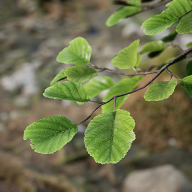
#> input picture Code/BlackAlder.png, 192 x 192 px
$ python imhsv.py
#> lines starting #> are read from the running program, lines starting #| are printed output that depends on the picture; after the words box and inside, x2 and y2 are one past the last pixel; in counts of white or black regions, pixels touching at a corner belong together
#Version 1.0(Final)
#Importing Packages
import cv2
from cv2 import imread
from cv2 import imshow
import numpy


#Creating An Null Function For TrackBar Usage
def empty(a):
  pass

def mask(b):

 #Importing Image
#> called with b = 'BlackAlder.png'
 loc = b
 read = cv2.imread(loc)
#> read is the input picture: shape (192, 192, 3); mean B, G, R 77.3, 114.7, 111.5

 #Resizing The Image For A Better Display On The Screen
 resize = cv2.resize(read,(400,500))
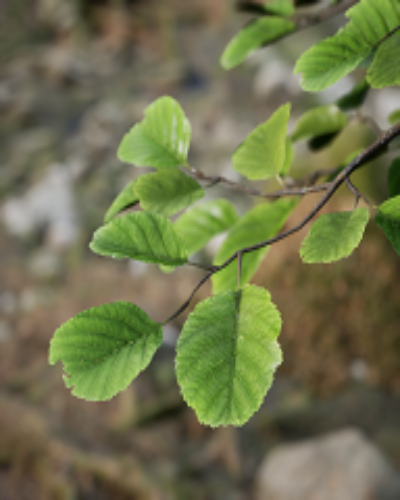
#> resize: shape (500, 400, 3); mean B, G, R 77.2, 114.6, 111.4

 #Creating TrackBars
 cv2.namedWindow("TrackBars")
 cv2.resizeWindow("TrackBars",640,240)

 #Giving Range Limit To TrackBars
 cv2.createTrackbar("Hue Min","TrackBars",0,179,empty)
#> slider 'Hue Min' is set to 35
 cv2.createTrackbar("Hue Max","TrackBars",179,179,empty)
 cv2.createTrackbar("Sat Min","TrackBars",0,255,empty)
#> slider 'Sat Min' is set to 51
 cv2.createTrackbar("Sat Max","TrackBars",255,255,empty)
 cv2.createTrackbar("Val Min","TrackBars",0,255,empty)
#> slider 'Val Min' is set to 51
 cv2.createTrackbar("Val Max","TrackBars",255,255,empty)

 #Creating Masking Parameters
 while True:

 #Converting The Image To Gray Scale For Better Recognition
  HSV = cv2.cvtColor(resize,cv2.COLOR_BGR2HSV)
#> HSV: shape (500, 400, 3); mean H, S, V 28.6, 90.5, 120.6

  hue_min = cv2.getTrackbarPos("Hue Min","TrackBars")
  hue_max = cv2.getTrackbarPos("Hue Max","TrackBars")
  sat_min = cv2.getTrackbarPos("Sat Min","TrackBars")
  sat_max = cv2.getTrackbarPos("Sat Max","TrackBars")
  val_min = cv2.getTrackbarPos("Val Min","TrackBars")
  val_max = cv2.getTrackbarPos("Val Max","TrackBars")

  #Grouping Min Value Parameters
  lower = numpy.array([hue_min,sat_min,val_min])

  #Grouping Max Value Parameters
  upper = numpy.array([hue_max,sat_max,val_max])

  #Masking Out Image Using Above Parameters
  mask = cv2.inRange(HSV,lower,upper)
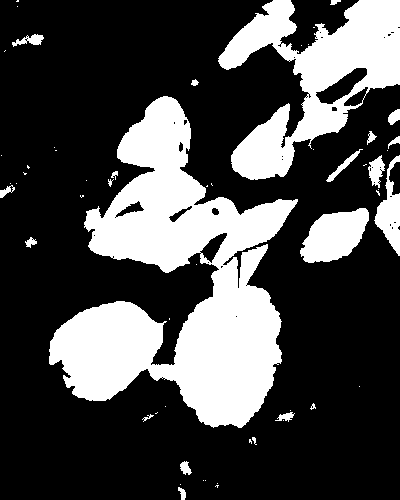
#> mask: shape (500, 400); 28.6% white; 57 white regions (35 under 20 px), largest, box (x1, y1, x2, y2) and area: (49, 96, 298, 428) 37266, (218, 0, 400, 180) 14441, (300, 208, 369, 263) 2523
  MaskResult = cv2.bitwise_and(resize,resize,mask=mask)
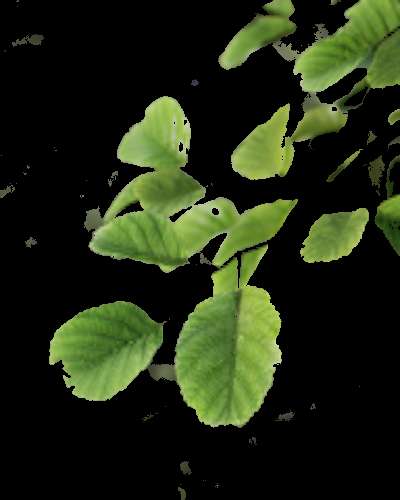
#> MaskResult: shape (500, 400, 3); mean B, G, R 18.9, 41.6, 32.6

  #Black And White Mask
  #cv2.imshow('Mask',mask)

  #Exporting Images
  stack = numpy.hstack((MaskResult,resize))
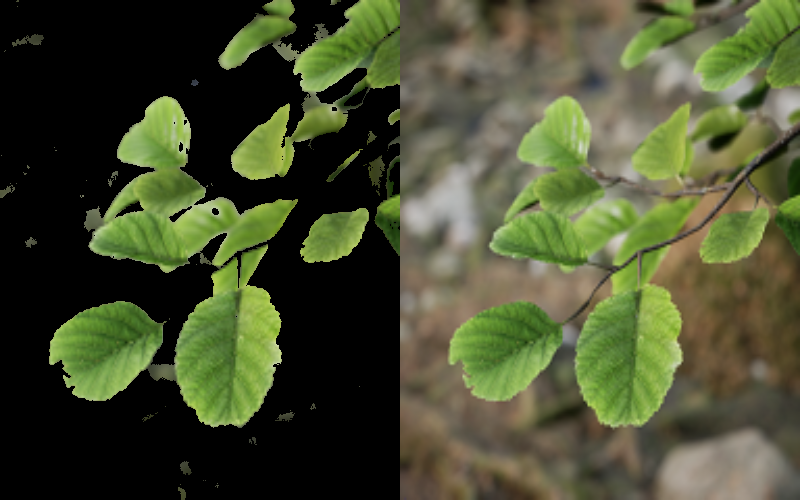
#> stack: shape (500, 800, 3); mean B, G, R 48.1, 78.1, 72
  cv2.imshow('Mask',stack)


  #Time Delay In Which The Code Exits(Miliseconds)
  cv2.waitKey(1)


mask(r"BlackAlder.png")
